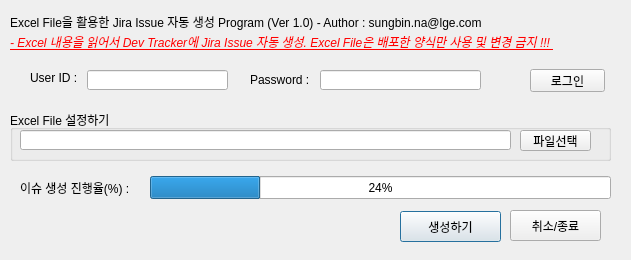
<?xml version="1.0" encoding="UTF-8"?>
<ui version="4.0">
 <class>Dialog</class>
 <widget class="QDialog" name="Dialog">
  <property name="geometry">
   <rect>
    <x>0</x>
    <y>0</y>
    <width>631</width>
    <height>260</height>
   </rect>
  </property>
  <property name="windowTitle">
   <string>Dialog</string>
  </property>
  <widget class="QLabel" name="id">
   <property name="geometry">
    <rect>
     <x>30</x>
     <y>70</y>
     <width>61</width>
     <height>16</height>
    </rect>
   </property>
   <property name="text">
    <string>User ID :</string>
   </property>
  </widget>
  <widget class="QLabel" name="password">
   <property name="geometry">
    <rect>
     <x>250</x>
     <y>72</y>
     <width>71</width>
     <height>16</height>
    </rect>
   </property>
   <property name="text">
    <string>Password :</string>
   </property>
  </widget>
  <widget class="QLineEdit" name="UserID">
   <property name="geometry">
    <rect>
     <x>87</x>
     <y>70</y>
     <width>141</width>
     <height>20</height>
    </rect>
   </property>
  </widget>
  <widget class="QLineEdit" name="Passwd">
   <property name="geometry">
    <rect>
     <x>320</x>
     <y>70</y>
     <width>161</width>
     <height>20</height>
    </rect>
   </property>
   <property name="echoMode">
    <enum>QLineEdit::Password</enum>
   </property>
  </widget>
  <widget class="QProgressBar" name="ProgressBar">
   <property name="geometry">
    <rect>
     <x>150</x>
     <y>176</y>
     <width>461</width>
     <height>23</height>
    </rect>
   </property>
   <property name="value">
    <number>24</number>
   </property>
  </widget>
  <widget class="QLabel" name="description">
   <property name="geometry">
    <rect>
     <x>10</x>
     <y>14</y>
     <width>601</width>
     <height>16</height>
    </rect>
   </property>
   <property name="text">
    <string>Excel File을 활용한 Jira Issue 자동 생성 Program (Ver 1.0) - Author : sungbin.na@lge.com </string>
   </property>
  </widget>
  <widget class="QLabel" name="progress">
   <property name="geometry">
    <rect>
     <x>20</x>
     <y>180</y>
     <width>131</width>
     <height>16</height>
    </rect>
   </property>
   <property name="text">
    <string>이슈 생성 진행율(%) : </string>
   </property>
  </widget>
  <widget class="QGroupBox" name="SetFile_groupBox">
   <property name="geometry">
    <rect>
     <x>10</x>
     <y>110</y>
     <width>601</width>
     <height>51</height>
    </rect>
   </property>
   <property name="title">
    <string>Excel File 설정하기</string>
   </property>
   <widget class="QToolButton" name="FileSelectionBtn">
    <property name="geometry">
     <rect>
      <x>510</x>
      <y>20</y>
      <width>71</width>
      <height>21</height>
     </rect>
    </property>
    <property name="text">
     <string>파일선택</string>
    </property>
   </widget>
   <widget class="QLineEdit" name="Path">
    <property name="geometry">
     <rect>
      <x>10</x>
      <y>20</y>
      <width>491</width>
      <height>20</height>
     </rect>
    </property>
   </widget>
  </widget>
  <widget class="QPushButton" name="CreateBtn">
   <property name="geometry">
    <rect>
     <x>400</x>
     <y>211</y>
     <width>101</width>
     <height>31</height>
    </rect>
   </property>
   <property name="text">
    <string>생성하기</string>
   </property>
  </widget>
  <widget class="QPushButton" name="ExitBtn">
   <property name="geometry">
    <rect>
     <x>510</x>
     <y>210</y>
     <width>91</width>
     <height>31</height>
    </rect>
   </property>
   <property name="text">
    <string>취소/종료</string>
   </property>
  </widget>
  <widget class="QPushButton" name="LoginBtn">
   <property name="geometry">
    <rect>
     <x>530</x>
     <y>69</y>
     <width>75</width>
     <height>23</height>
    </rect>
   </property>
   <property name="text">
    <string>로그인</string>
   </property>
  </widget>
  <widget class="QLabel" name="description_2">
   <property name="geometry">
    <rect>
     <x>10</x>
     <y>34</y>
     <width>601</width>
     <height>16</height>
    </rect>
   </property>
   <property name="palette">
    <palette>
     <active>
      <colorrole role="WindowText">
       <brush brushstyle="SolidPattern">
        <color alpha="255">
         <red>255</red>
         <green>0</green>
         <blue>0</blue>
        </color>
       </brush>
      </colorrole>
     </active>
     <inactive>
      <colorrole role="WindowText">
       <brush brushstyle="SolidPattern">
        <color alpha="255">
         <red>255</red>
         <green>0</green>
         <blue>0</blue>
        </color>
       </brush>
      </colorrole>
     </inactive>
     <disabled>
      <colorrole role="WindowText">
       <brush brushstyle="SolidPattern">
        <color alpha="255">
         <red>120</red>
         <green>120</green>
         <blue>120</blue>
        </color>
       </brush>
      </colorrole>
     </disabled>
    </palette>
   </property>
   <property name="font">
    <font>
     <weight>50</weight>
     <italic>true</italic>
     <bold>false</bold>
     <underline>true</underline>
     <kerning>true</kerning>
    </font>
   </property>
   <property name="autoFillBackground">
    <bool>false</bool>
   </property>
   <property name="text">
    <string>- Excel 내용을 읽어서 Dev Tracker에 Jira Issue 자동 생성. Excel File은 배포한 양식만 사용 및 변경 금지 !!! </string>
   </property>
  </widget>
 </widget>
 <resources/>
 <connections/>
</ui>
